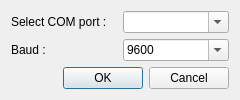
<?xml version="1.0" encoding="UTF-8"?>
<ui version="4.0">
 <class>ControllerDeviceSetupDialog</class>
 <widget class="QDialog" name="ControllerDeviceSetupDialog">
  <property name="geometry">
   <rect>
    <x>0</x>
    <y>0</y>
    <width>240</width>
    <height>100</height>
   </rect>
  </property>
  <property name="windowTitle">
   <string>Controller device setup</string>
  </property>
  <layout class="QVBoxLayout" name="verticalLayout">
   <item>
    <layout class="QHBoxLayout" name="horizontalLayout">
     <item>
      <widget class="QLabel" name="label_com_select">
       <property name="text">
        <string>Select COM port :</string>
       </property>
      </widget>
     </item>
     <item>
      <widget class="QComboBox" name="combobox_com_port">
       <property name="editable">
        <bool>true</bool>
       </property>
       <property name="currentIndex">
        <number>-1</number>
       </property>
      </widget>
     </item>
    </layout>
   </item>
   <item>
    <layout class="QHBoxLayout" name="horizontalLayout_4">
     <item>
      <widget class="QLabel" name="label_baud_rate">
       <property name="text">
        <string>Baud :</string>
       </property>
      </widget>
     </item>
     <item>
      <widget class="QComboBox" name="combobox_baud">
       <property name="editable">
        <bool>true</bool>
       </property>
       <item>
        <property name="text">
         <string>9600</string>
        </property>
       </item>
       <item>
        <property name="text">
         <string>14400</string>
        </property>
       </item>
       <item>
        <property name="text">
         <string>19200</string>
        </property>
       </item>
       <item>
        <property name="text">
         <string>38400</string>
        </property>
       </item>
       <item>
        <property name="text">
         <string>57600</string>
        </property>
       </item>
       <item>
        <property name="text">
         <string>115200</string>
        </property>
       </item>
      </widget>
     </item>
    </layout>
   </item>
   <item>
    <widget class="QDialogButtonBox" name="buttonBox">
     <property name="orientation">
      <enum>Qt::Orientation::Horizontal</enum>
     </property>
     <property name="standardButtons">
      <set>QDialogButtonBox::StandardButton::Cancel|QDialogButtonBox::StandardButton::Ok</set>
     </property>
    </widget>
   </item>
  </layout>
 </widget>
 <resources/>
 <connections>
  <connection>
   <sender>buttonBox</sender>
   <signal>accepted()</signal>
   <receiver>ControllerDeviceSetupDialog</receiver>
   <slot>accept()</slot>
   <hints>
    <hint type="sourcelabel">
     <x>248</x>
     <y>254</y>
    </hint>
    <hint type="destinationlabel">
     <x>157</x>
     <y>274</y>
    </hint>
   </hints>
  </connection>
  <connection>
   <sender>buttonBox</sender>
   <signal>rejected()</signal>
   <receiver>ControllerDeviceSetupDialog</receiver>
   <slot>reject()</slot>
   <hints>
    <hint type="sourcelabel">
     <x>316</x>
     <y>260</y>
    </hint>
    <hint type="destinationlabel">
     <x>286</x>
     <y>274</y>
    </hint>
   </hints>
  </connection>
 </connections>
</ui>
